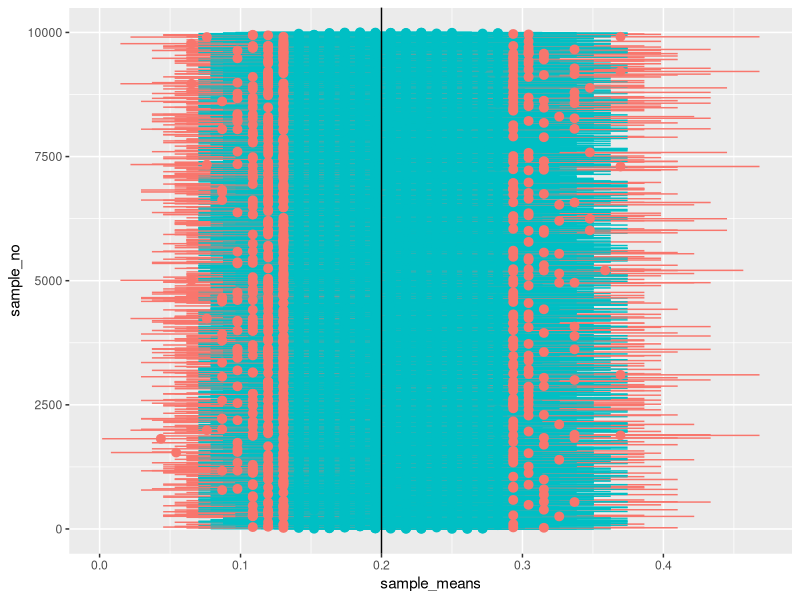

The R script that drew this image:
library(dplyr)
library(ggplot2)

ci_prop <- function(samples, confidence = 0.95) {
  size <- sapply(samples, length)
  z <- -qnorm((1 - confidence)/2)
  means <- sapply(samples, mean)
  sds <- sqrt(means*(1-means))
  err <- sds/sqrt(n)
  return(data_frame(sample_no = 1:length(samples),
                    sample_means = means,
                    ymin = means - z*err,
                    ymax = means + z*err))
}

k <- 10000
n <- 92

# 2spooky4me
# n <- 97

p <- 0.2

bern_data <- replicate(k, 
                       data_frame(sample(c(1,0), 
                                         size = n, 
                                         replace = TRUE, 
                                         prob = c(p, 1-p))))

ci <- ci_prop(bern_data)

covered <- covered <- ci$ymin < p & ci$ymax > p

mean(covered)


ggplot(ci, aes(x=sample_no, y=sample_means, ymin=ymin, ymax=ymax)) +
  geom_pointrange(aes(color=factor(as.numeric(covered)))) +
  geom_hline(aes(yintercept=p)) + 
  coord_flip() +
  theme(legend.position="none")
